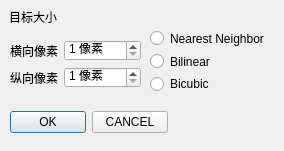
<?xml version="1.0" encoding="UTF-8"?>
<ui version="4.0">
 <class>reSizeDialog</class>
 <widget class="QDialog" name="reSizeDialog">
  <property name="geometry">
   <rect>
    <x>0</x>
    <y>0</y>
    <width>284</width>
    <height>151</height>
   </rect>
  </property>
  <property name="windowTitle">
   <string>Dialog</string>
  </property>
  <widget class="QLabel" name="label">
   <property name="geometry">
    <rect>
     <x>9</x>
     <y>9</y>
     <width>48</width>
     <height>16</height>
    </rect>
   </property>
   <property name="text">
    <string>目标大小</string>
   </property>
  </widget>
  <widget class="QWidget" name="">
   <property name="geometry">
    <rect>
     <x>10</x>
     <y>40</y>
     <width>131</width>
     <height>48</height>
    </rect>
   </property>
   <layout class="QFormLayout" name="formLayout">
    <property name="fieldGrowthPolicy">
     <enum>QFormLayout::AllNonFixedFieldsGrow</enum>
    </property>
    <item row="0" column="1">
     <widget class="QSpinBox" name="xSpinBox">
      <property name="suffix">
       <string> 像素</string>
      </property>
      <property name="minimum">
       <number>1</number>
      </property>
      <property name="maximum">
       <number>1000</number>
      </property>
     </widget>
    </item>
    <item row="1" column="0">
     <widget class="QLabel" name="label_3">
      <property name="text">
       <string>纵向像素</string>
      </property>
     </widget>
    </item>
    <item row="1" column="1">
     <widget class="QSpinBox" name="ySpinBox">
      <property name="suffix">
       <string> 像素</string>
      </property>
      <property name="minimum">
       <number>1</number>
      </property>
      <property name="maximum">
       <number>1000</number>
      </property>
     </widget>
    </item>
    <item row="0" column="0">
     <widget class="QLabel" name="label_2">
      <property name="text">
       <string>横向像素</string>
      </property>
     </widget>
    </item>
   </layout>
  </widget>
  <widget class="QWidget" name="">
   <property name="geometry">
    <rect>
     <x>150</x>
     <y>30</y>
     <width>121</width>
     <height>62</height>
    </rect>
   </property>
   <layout class="QGridLayout" name="gridLayout">
    <item row="0" column="0">
     <widget class="QRadioButton" name="radioButton">
      <property name="text">
       <string>Nearest Neighbor</string>
      </property>
     </widget>
    </item>
    <item row="1" column="0">
     <widget class="QRadioButton" name="radioButton_2">
      <property name="text">
       <string>Bilinear</string>
      </property>
     </widget>
    </item>
    <item row="2" column="0">
     <widget class="QRadioButton" name="radioButton_3">
      <property name="text">
       <string>Bicubic </string>
      </property>
     </widget>
    </item>
   </layout>
  </widget>
  <widget class="QWidget" name="">
   <property name="geometry">
    <rect>
     <x>10</x>
     <y>110</y>
     <width>158</width>
     <height>25</height>
    </rect>
   </property>
   <layout class="QGridLayout" name="gridLayout_2">
    <item row="0" column="0">
     <widget class="QPushButton" name="okButton">
      <property name="text">
       <string>OK</string>
      </property>
     </widget>
    </item>
    <item row="0" column="1">
     <widget class="QPushButton" name="cancelButton">
      <property name="text">
       <string>CANCEL</string>
      </property>
     </widget>
    </item>
   </layout>
  </widget>
  <zorder>label</zorder>
  <zorder></zorder>
  <zorder>radioButton</zorder>
  <zorder>radioButton_2</zorder>
  <zorder>radioButton_3</zorder>
  <zorder>label_2</zorder>
  <zorder>label_2</zorder>
 </widget>
 <resources/>
 <connections/>
</ui>
